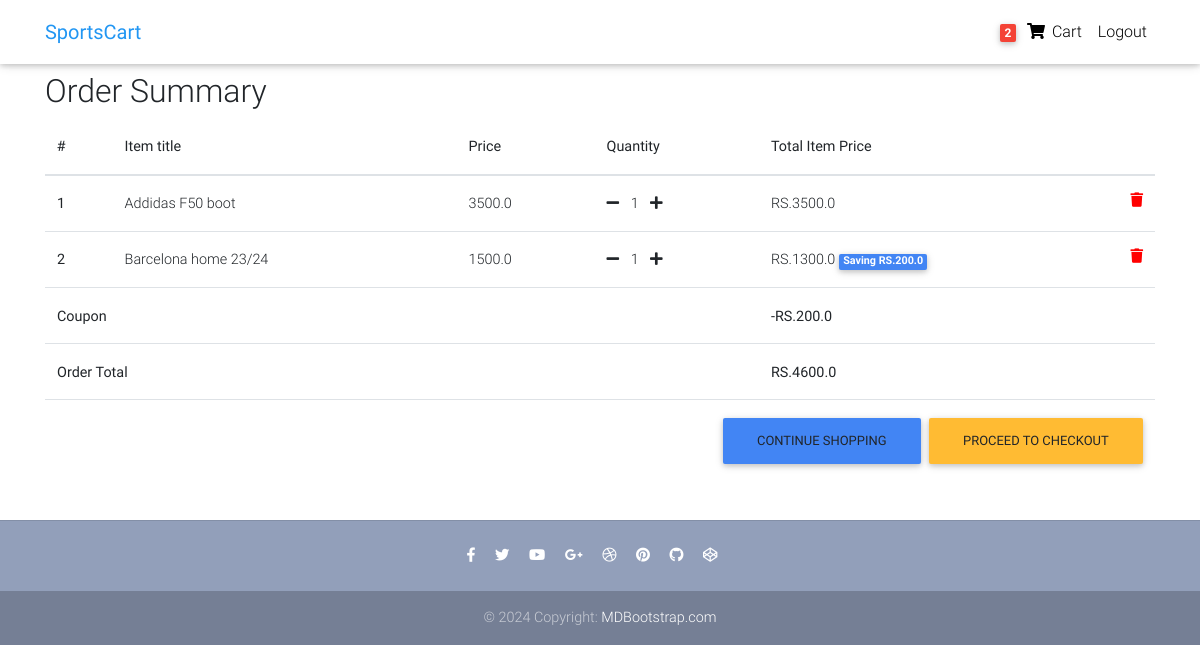
Page /order-summary/ (signed in) on the committed database.
### core/models.py (models this page shows, shortened)
class Order(models.Model):
    user = models.ForeignKey(settings.AUTH_USER_MODEL,on_delete=models.CASCADE)
    ref_code = models.CharField(max_length=20, blank=True, null=True)
    items = models.ManyToManyField(OrderItem)
    start_date = models.DateTimeField(auto_now_add=True)
    ordered_date = models.DateTimeField()
    ordered = models.BooleanField(default=False)
    shipping_address = models.ForeignKey(
        'Address', related_name='shipping_address', on_delete=models.SET_NULL, blank=True, null=True)
    billing_address = models.ForeignKey(
        'Address', related_name='billing_address', on_delete=models.SET_NULL, blank=True, null=True)
    payment = models.ForeignKey(
        'Payment', on_delete=models.SET_NULL, blank=True, null=True)
    coupon = models.ForeignKey(
        'Coupon', on_delete=models.SET_NULL, blank=True, null=True)
    being_delivered = models.BooleanField(default=False)
    received = models.BooleanField(default=False)
    refund_requested = models.BooleanField(default=False)
    refund_granted = models.BooleanField(default=False)
    '''
    1. Item added to cart
    2. Adding a billing address
    (Failed checkout)
    3. Payment
    (Preprocessing, processing, packaging etc.)
    4. Being delivered
    5. Received
    6. Refunds
    '''
    def get_total(self):
        total = 0
        for order_item in self.items.all():
            total += order_item.get_final_price()
        if self.coupon:
            total -= self.coupon.amount
        return total

class OrderItem(models.Model):
    user = models.ForeignKey(settings.AUTH_USER_MODEL,on_delete=models.CASCADE)
    ordered = models.BooleanField(default=False)
    item = models.ForeignKey(Item, on_delete=models.CASCADE)
    quantity = models.IntegerField(default=1)
    def get_total_item_price(self):
        return self.quantity * self.item.price
    def get_total_discount_item_price(self):
        return self.quantity * self.item.discount_price
    def get_amount_saved(self):
        return self.get_total_item_price() - self.get_total_discount_item_price()
    def get_final_price(self):
        if self.item.discount_price:
            return self.get_total_discount_item_price()
        return self.get_total_item_price()

class Item(models.Model):
    title = models.CharField(max_length=100)
    price = models.FloatField()
    discount_price = models.FloatField(blank=True, null=True)
    category = models.CharField(choices=CATEGORY_CHOICES, max_length=2)
    label = models.CharField(choices=LABEL_CHOICES, max_length=1)
    slug = models.SlugField()
    description = models.TextField()
    image = models.ImageField(upload_to='product/')

class Coupon(models.Model):
    code = models.CharField(max_length=15)
    amount = models.FloatField()

### core/views.py (the view)
# urls.py: path('order-summary/', OrderSummaryView.as_view(), name='order-summary'),
class OrderSummaryView(LoginRequiredMixin, View):
    def get(self, *args, **kwargs):
        try:
            order = Order.objects.get(user=self.request.user, ordered=False)
            context = {
                'object': order
            }
            return render(self.request, 'order_summary.html', context)
        except ObjectDoesNotExist:
            messages.warning(self.request, "You do not have an active order")
            return redirect("/")

### core/context_processors.py (called while the page is built)
def categories(request):
    CATEGORY_CHOICES = Item._meta.get_field('category').choices
    return {'categories': CATEGORY_CHOICES}

### core/templatetags/cart_template_tags.py (called while the page is built)
@register.filter
def cart_item_count(user):
    if user.is_authenticated:
        qs = Order.objects.filter(user=user, ordered=False)
        if qs.exists():
            return qs[0].items.count()
    return 0

### templates/order_summary.html (shortened to what this page needs)
{% extends "base.html" %}
{% block content %}
  <main>
    <div class="container">
    <div class="table-responsive text-nowrap">
    <h2>Order Summary</h2>
    <table class="table">
        <thead>
        <tr>
            <th scope="col">#</th>
            <th scope="col">Item title</th>
            <th scope="col">Price</th>
            <th scope="col">Quantity</th>
            <th scope="col">Total Item Price</th>
        </tr>
        </thead>
        <tbody>
        {% for order_item in object.items.all %}
        <tr>
            <th scope="row">{{ forloop.counter }}</th>
            <td>{{ order_item.item.title }}</td>
            <td>{{ order_item.item.price }}</td>
            <td>
                <a href="{% url 'core:remove-single-item-from-cart' order_item.item.slug %}"><i class="fas fa-minus mr-2"></i></a>
                {{ order_item.quantity }}
                <a href="{% url 'core:add-to-cart' order_item.item.slug %}"><i class="fas fa-plus ml-2"></i></a>
            </td>
            <td>
            {% if order_item.item.discount_price %}
                RS.{{ order_item.get_total_discount_item_price }}
                <span class="badge badge-primary">Saving RS.{{ order_item.get_amount_saved }}</span>
            {% else %}
                RS.{{ order_item.get_total_item_price }}
            {% endif %}
            <a style='color: red;' href="{% url 'core:remove-from-cart' order_item.item.slug %}">
                <i class="fas fa-trash float-right"></i>
            </a>
            </td>
        </tr>
        {% endfor %}
        {% if object.coupon %}
        <tr>
            <td colspan="4"><b>Coupon</b></td>
            <td><b>-RS.{{ object.coupon.amount }}</b></td>
        </tr>
        {% endif %}
        {% if object.get_total %}
        <tr>
            <td colspan="4"><b>Order Total</b></td>
            <td><b>RS.{{ object.get_total }}</b></td>
        </tr>
        <tr>
            <td colspan="5">
            <a class='btn btn-warning float-right ml-2' href='/checkout/'>Proceed to checkout</a>
            <a class='btn btn-primary float-right' href='/'>Continue shopping</a>
            </td>
        </tr>
        {% endif %}
        </tbody>
    </table>
    </div>
    </div>
  </main>
{% endblock content %}

### templates/navbar.html (shortened to what this page needs)
{% load cart_template_tags %}
<nav class="navbar fixed-top navbar-expand-lg navbar-light white scrolling-navbar">
    <div class="container">
      <a class="navbar-brand waves-effect" href="/">
        <strong class="blue-text">SportsCart</strong>
      </a>
      <div class="collapse navbar-collapse" id="navbarSupportedContent">
        <ul class="navbar-nav nav-flex-icons">
          {% if request.user.is_authenticated %}
          <li class="nav-item">
            <a href="{% url 'core:order-summary' %}" class="nav-link waves-effect">
              <span class="badge red z-depth-1 mr-1"> {{ request.user|cart_item_count }} </span>
              <i class="fas fa-shopping-cart"></i>
              <span class="clearfix d-none d-sm-inline-block"> Cart </span>
            </a>
          </li>
          <li class="nav-item">
            <a class="nav-link waves-effect" href="{% url 'account_logout' %}">
              <span class="clearfix d-none d-sm-inline-block"> Logout </span>
            </a>
          </li>
          {% endif %}
        </ul>
      </div>
    </div>
  </nav>

### templates/base.html (style rules this page uses)
html, body, header, .carousel { height: 60vh; }

### rows in the picture
OrderItem: item "Addidas F50 boot", item.price "3500.0", quantity "1", get_total_item_price "3500.0"
OrderItem: item "Barcelona home 23/24", item.price "1500.0", quantity "1", get_total_discount_item_price "1300.0", get_amount_saved "200.0"
Order: coupon.amount "200.0", get_total "4600.0"

### other values in the picture
{{ request.user|cart_item_count }} "2"
